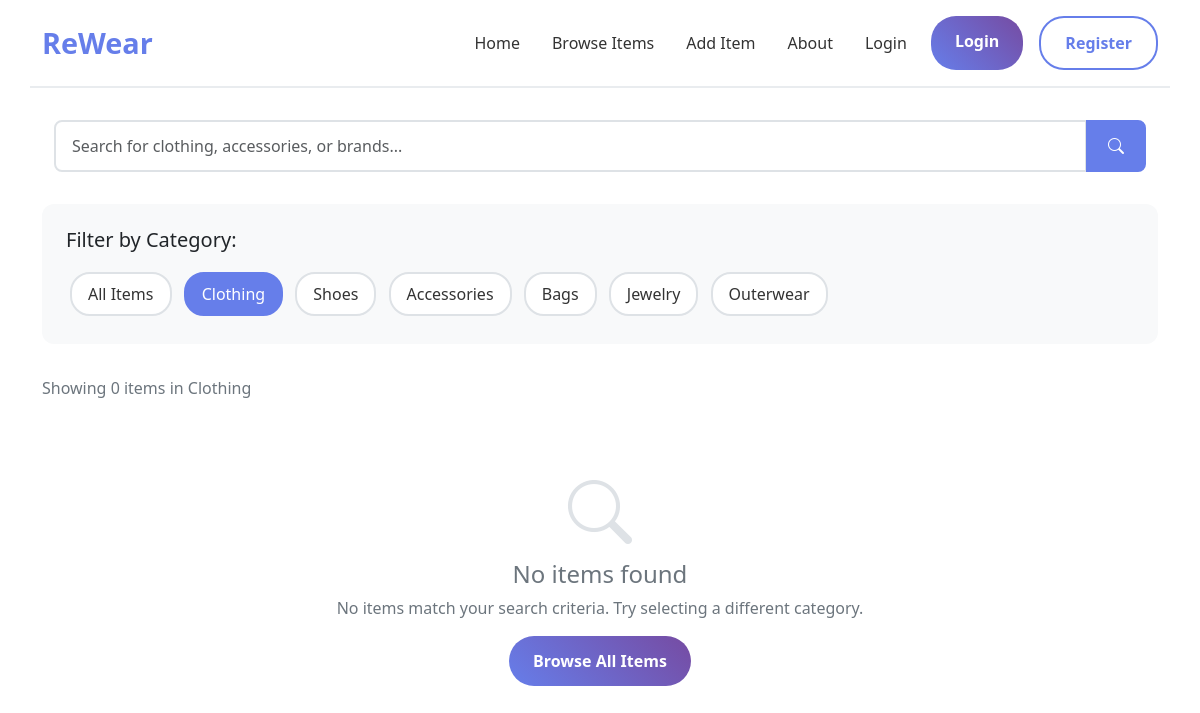
The page /item_details?category=clothing&search= on the database as committed earlier.
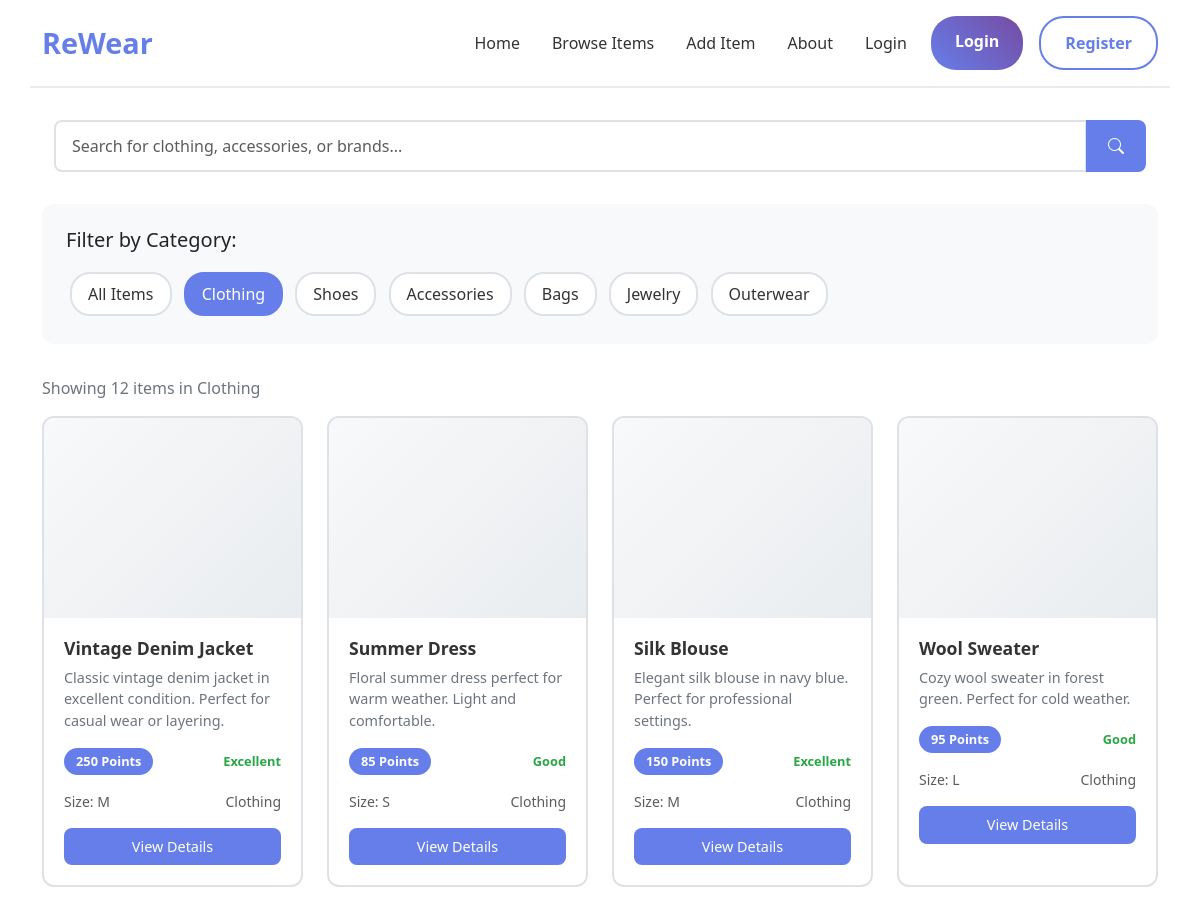
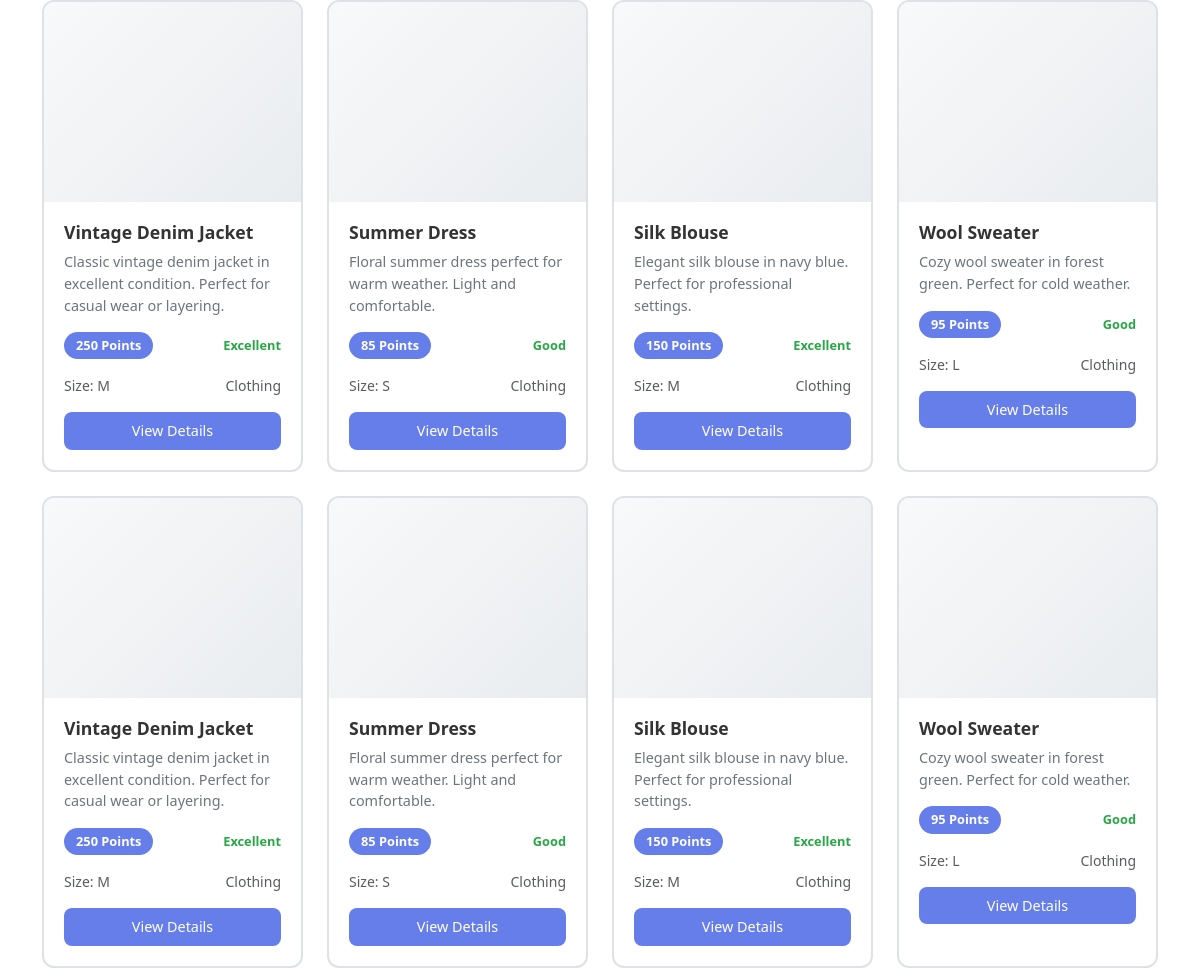
The same page on the database as committed later (2 pictures, top to bottom).
### app/models.py (models this page shows)
class Item(db.Model):
    id = db.Column(db.Integer, primary_key=True)
    title = db.Column(db.String(100), nullable=False)
    description = db.Column(db.Text, nullable=False)
    category = db.Column(db.String(50), nullable=False)
    type = db.Column(db.String(50), nullable=False)
    size = db.Column(db.String(20), nullable=False)
    condition = db.Column(db.String(20), nullable=False)
    tags = db.Column(db.String(200))
    image_filename = db.Column(db.String(100))
    points_value = db.Column(db.Integer, default=10)
    is_available = db.Column(db.Boolean, default=True)
    is_approved = db.Column(db.Boolean, default=False)
    created_at = db.Column(db.DateTime, default=datetime.utcnow)
    user_id = db.Column(db.Integer, db.ForeignKey('user.id'), nullable=False)
    swap_requests = db.relationship('SwapRequest', foreign_keys='SwapRequest.item_id', backref='item', lazy=True)

### app/routes/main_routes.py (the view, shortened to what this page needs)
@main.route('/item_details')
def item_details():
    category = request.args.get('category', '')
    search = request.args.get('search', '')
    selected_item_id = request.args.get('item', '')
    query = Item.query.filter_by(is_available=True, is_approved=True)
    if category:
        query = query.filter_by(category=category)
    if search:
        query = query.filter(Item.title.contains(search) | Item.description.contains(search))
    items = query.all()
    selected_item = None
    similar_items = []
    return render_template('item_details.html',
                         items=items,
                         category=category,
                         search=search,
                         selected_item=selected_item,
                         similar_items=similar_items,
                         get_category_icon=get_category_icon)

### app/routes/main_routes.py (called while the page is built)
def get_category_icon(category):
    mapping = {
        'clothing': 'tshirt',
        'shoes': 'shoe-sole',
        'accessories': 'handbag',
        'bags': 'handbag',
        'jewelry': 'gem',
        'outerwear': 'cloud-drizzle',
        'casual': 'tshirt',
        'formal': 'person-lines-fill',
        'default': 'box'
    }
    return mapping.get(category, 'box')

### app/templates/item_details.html (shortened to what this page needs)
<!DOCTYPE html>
<html lang="en">
<head>
    <link href="https://cdnjs.cloudflare.com/ajax/libs/bootstrap/5.3.0/css/bootstrap.min.css" rel="stylesheet">
    <link href="https://cdnjs.cloudflare.com/ajax/libs/bootstrap-icons/1.10.0/font/bootstrap-icons.min.css" rel="stylesheet">
</head>
<body>
    <div class="container-fluid main-container">
        <div class="container">
            <div class="row header align-items-center">
                <div class="col">
                    <a href="{{ url_for('main.index') }}" class="logo">ReWear</a>
                </div>
                <div class="col-auto">
                    <ul class="nav-links">
                        <li><a href="{{ url_for('main.index') }}">Home</a></li>
                        <li><a href="{{ url_for('main.item_details') }}">Browse Items</a></li>
                        {% if current_user.is_authenticated %}
                            <li><a href="{{ url_for('items.add_item') }}">Add Item</a></li>
                        {% else %}
                            <li><a href="{{ url_for('auth.login') }}" onclick="alert('Please login to add items!')">Add Item</a></li>
                        {% endif %}
                        <li><a href="{{ url_for('main.about') }}">About</a></li>
                        {% if current_user.is_authenticated %}
                            <li><a href="{{ url_for('main.dashboard') }}">Dashboard</a></li>
                            <li><a href="{{ url_for('auth.logout') }}">Logout</a></li>
                        {% else %}
                            <li><a href="{{ url_for('auth.login') }}">Login</a></li>
                        {% endif %}
                    </ul>
                </div>
                <div class="col-auto">
                    <div class="auth-buttons">
                        {% if current_user.is_authenticated %}
                            <a href="{{ url_for('main.dashboard') }}" class="btn btn-primary">Dashboard</a>
                            <a href="{{ url_for('auth.logout') }}" class="btn btn-secondary">Logout</a>
                        {% else %}
                            <a href="{{ url_for('auth.login') }}" class="btn btn-primary">Login</a>
                            <a href="{{ url_for('auth.login') }}" class="btn btn-secondary">Register</a>
                        {% endif %}
                    </div>
                </div>
            </div>
            <div class="row search-container">
                <div class="col">
                    <form method="GET" action="{{ url_for('main.item_details') }}">
                        <div class="input-group">
                            <input type="text" class="form-control search-input" name="search" placeholder="Search for clothing, accessories, or brands..." value="{{ search }}">
                            <button class="btn search-btn" type="submit">
                                <i class="bi bi-search"></i>
                            </button>
                        </div>
                    </form>
                </div>
            </div>
            <div class="row">
                <div class="col-12">
                    <div class="filters-container">
                        <h5 class="mb-3">Filter by Category:</h5>
                        <a href="{{ url_for('main.item_details', search=search) }}" class="filter-btn {% if not category %}active{% endif %}">All Items</a>
                        <a href="{{ url_for('main.item_details', category='clothing', search=search) }}" class="filter-btn {% if category == 'clothing' %}active{% endif %}">Clothing</a>
                        <a href="{{ url_for('main.item_details', category='shoes', search=search) }}" class="filter-btn {% if category == 'shoes' %}active{% endif %}">Shoes</a>
                        <a href="{{ url_for('main.item_details', category='accessories', search=search) }}" class="filter-btn {% if category == 'accessories' %}active{% endif %}">Accessories</a>
                        <a href="{{ url_for('main.item_details', category='bags', search=search) }}" class="filter-btn {% if category == 'bags' %}active{% endif %}">Bags</a>
                        <a href="{{ url_for('main.item_details', category='jewelry', search=search) }}" class="filter-btn {% if category == 'jewelry' %}active{% endif %}">Jewelry</a>
                        <a href="{{ url_for('main.item_details', category='outerwear', search=search) }}" class="filter-btn {% if category == 'outerwear' %}active{% endif %}">Outerwear</a>
                    </div>
                </div>
            </div>
            <div class="row">
                <div class="col-12">
                    <div class="results-info">
                        {% if search or category %}
                            Showing {{ items|length }} item{% if items|length != 1 %}s{% endif %}
                            {% if category %}in {{ category.title() }}{% endif %}
                        {% else %}
                            Showing all {{ items|length }} available items
                        {% endif %}
                    </div>
                </div>
            </div>
            <div class="row g-4">
                {% if items %}
                    {% for item in items %}
                    <div class="col-xl-3 col-lg-4 col-md-6">
                        <div class="product-card" data-item-id="{{ item.id }}" onclick="viewItem(this.dataset.itemId)">
                            <div class="product-image">
                            </div>
                            <div class="product-info">
                                <h3>{{ item.title or 'Untitled Item' }}</h3>
                                <p>{{ (item.description or '')[:100] }}{% if (item.description or '')|length > 100 %}...{% endif %}</p>
                                <div class="product-meta">
                                    <span class="points">{{ item.points_value or 0 }} Points</span>
                                    <span class="condition">{{ item.condition.replace('_', ' ').title() if item.condition else 'N/A' }}</span>
                                </div>
                                <div class="product-meta">
                                    <small class="text-muted">Size: {{ item.size }}</small>
                                    <small class="text-muted">{{ item.category.title() }}</small>
                                </div>
                                <button class="btn btn-product">View Details</button>
                            </div>
                        </div>
                    </div>
                    {% endfor %}
                {% else %}
                    <div class="col-12">
                        <div class="no-items">
                            <i class="bi bi-search"></i>
                            <h4>No items found</h4>
                            <p>
                                {% if search or category %}
                                    No items match your search criteria.
                                    {% if category %}Try selecting a different category.{% endif %}
                                {% else %}
                                    No items are currently available.
                                {% endif %}
                            </p>
                            <a href="{{ url_for('main.item_details') }}" class="btn btn-primary">Browse All Items</a>
                        </div>
                    </div>
                {% endif %}
            </div>
        </div>
    </div>
</body>
</html>

### app/templates/item_details.html (style rules this page uses)
body { background: linear-gradient(135deg, #667eea 0%, #764ba2 100%); min-height: 100vh; font-family: 'Segoe UI', Tahoma, Geneva, Verdana, sans-serif; }
.main-container { background: white; min-height: 100vh; box-shadow: 0 0 20px rgba(0,0,0,0.1); }
.header { border-bottom: 2px solid #e9ecef; padding: 1rem 0; }
.logo { font-size: 1.8rem; font-weight: bold; color: #667eea; text-decoration: none; }
.nav-links { display: flex; list-style: none; gap: 2rem; margin: 0; padding: 0; }
.nav-links a { text-decoration: none; color: #333; font-weight: 500; transition: color 0.3s; }
.auth-buttons { display: flex; gap: 1rem; }
.btn { padding: 0.8rem 1.5rem; border: none; border-radius: 25px; font-weight: 600; cursor: pointer; transition: all 0.3s ease; text-decoration: none; display: inline-block; text-align: center; }
.btn-primary { background: linear-gradient(45deg, #667eea, #764ba2); color: white; }
.btn-secondary { background: transparent; color: #667eea; border: 2px solid #667eea; }
.search-container { margin: 2rem 0; }
.search-input { border: 2px solid #dee2e6; border-radius: 8px; padding: 12px 16px; font-size: 1rem; }
.search-btn { background: #667eea; border: 2px solid #667eea; color: white; border-radius: 8px; padding: 12px 20px; font-size: 1rem; transition: all 0.3s ease; }
.filters-container { background: #f8f9fa; border-radius: 12px; padding: 1.5rem; margin-bottom: 2rem; }
.filter-btn { background: white; border: 2px solid #dee2e6; color: #333; padding: 0.5rem 1rem; border-radius: 20px; margin: 0.25rem; transition: all 0.3s ease; text-decoration: none; display: inline-block; }
.filter-btn.active { background: #667eea; border-color: #667eea; color: white; }
.product-card { background: white; border: 2px solid #dee2e6; border-radius: 12px; overflow: hidden; transition: all 0.3s ease; cursor: pointer; height: 100%; }
.product-image { height: 200px; background: linear-gradient(135deg, #f8f9fa, #e9ecef); display: flex; align-items: center; justify-content: center; font-size: 1rem; color: #6c757d; font-weight: 500; }
.product-info { padding: 1.25rem; }
.product-info h3 { font-size: 1.1rem; margin-bottom: 0.5rem; color: #333; font-weight: 600; }
.product-info p { color: #6c757d; font-size: 0.9rem; margin-bottom: 1rem; }
.product-meta { display: flex; justify-content: space-between; align-items: center; margin-bottom: 1rem; }
.points { background: #667eea; color: white; padding: 0.25rem 0.75rem; border-radius: 15px; font-size: 0.8rem; font-weight: bold; }
.condition { color: #28a745; font-weight: 600; font-size: 0.8rem; }
.btn-product { background: #667eea; border: none; color: white; padding: 0.5rem 1rem; border-radius: 8px; width: 100%; font-size: 0.9rem; font-weight: 500; transition: background 0.3s; }
.results-info { color: #6c757d; margin-bottom: 1rem; }

Rows that differ between the two databases and show on the page:
added Item: title "Vintage Denim Jacket", description "Classic vintage denim jacket in excellent condition. Perfect for casual wear or layering.", points_value "250", condition.replace "Excellent", size "M", category "Clothing"
added Item: title "Summer Dress", description "Floral summer dress perfect for warm weather. Light and comfortable.", points_value "85", condition.replace "Good", size "S", category "Clothing"
added Item: title "Silk Blouse", description "Elegant silk blouse in navy blue. Perfect for professional settings.", points_value "150", condition.replace "Excellent", size "M", category "Clothing"
added Item: title "Wool Sweater", description "Cozy wool sweater in forest green. Perfect for cold weather.", points_value "95", condition.replace "Good", size "L", category "Clothing"
added Item: title "Vintage Denim Jacket", description "Classic vintage denim jacket in excellent condition. Perfect for casual wear or layering.", points_value "250", condition.replace "Excellent", size "M", category "Clothing"
added Item: title "Summer Dress", description "Floral summer dress perfect for warm weather. Light and comfortable.", points_value "85", condition.replace "Good", size "S", category "Clothing"
added Item: title "Silk Blouse", description "Elegant silk blouse in navy blue. Perfect for professional settings.", points_value "150", condition.replace "Excellent", size "M", category "Clothing"
added Item: title "Wool Sweater", description "Cozy wool sweater in forest green. Perfect for cold weather.", points_value "95", condition.replace "Good", size "L", category "Clothing"
added Item: title "Vintage Denim Jacket", description "Classic vintage denim jacket in excellent condition. Perfect for casual wear or layering.", points_value "250", condition.replace "Excellent", size "M", category "Clothing"
added Item: title "Summer Dress", description "Floral summer dress perfect for warm weather. Light and comfortable.", points_value "85", condition.replace "Good", size "S", category "Clothing"
added Item: title "Silk Blouse", description "Elegant silk blouse in navy blue. Perfect for professional settings.", points_value "150", condition.replace "Excellent", size "M", category "Clothing"
added Item: title "Wool Sweater", description "Cozy wool sweater in forest green. Perfect for cold weather.", points_value "95", condition.replace "Good", size "L", category "Clothing"
Other text that changed with them:
{{ items|length }}: "0" → "12"
text no longer shown: "No items found No items match your search criteria. Try selecting a different category. Browse All Items"
